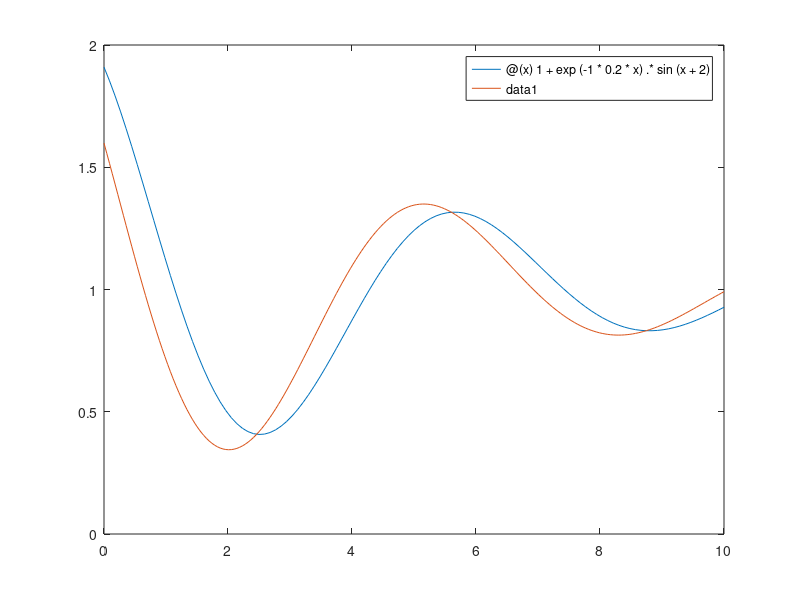

Recreate this plot in MATLAB.
y= @(x) 1+ exp(-1*0.2*x).*sin(x+2);
a= fminbnd(y, 0, 10);
fplot(y, [0,10]);
hold on;
fprintf('(x, y)=\n %2.4f, %3.4f\n', a, y(a));
c= 2.5;
d= @(x) 1+ exp(-1*0.2*x).*sin(x+c);
b= fminbnd(d, 0, 10);
fplot(d, [0,10])
fprintf('(x, y)= \n%2.4f, %3.4f\n', b, d(b));
